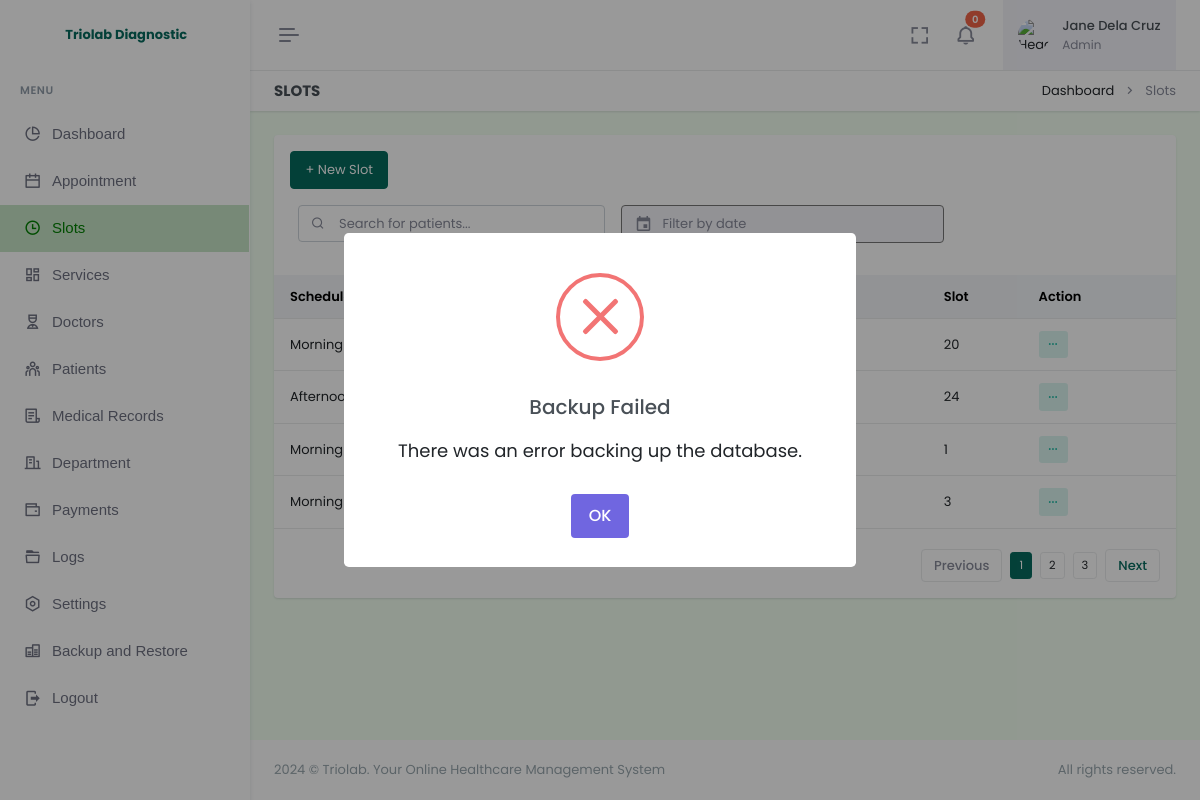
Before: /admin/slots.php (signed in) with the older database file.
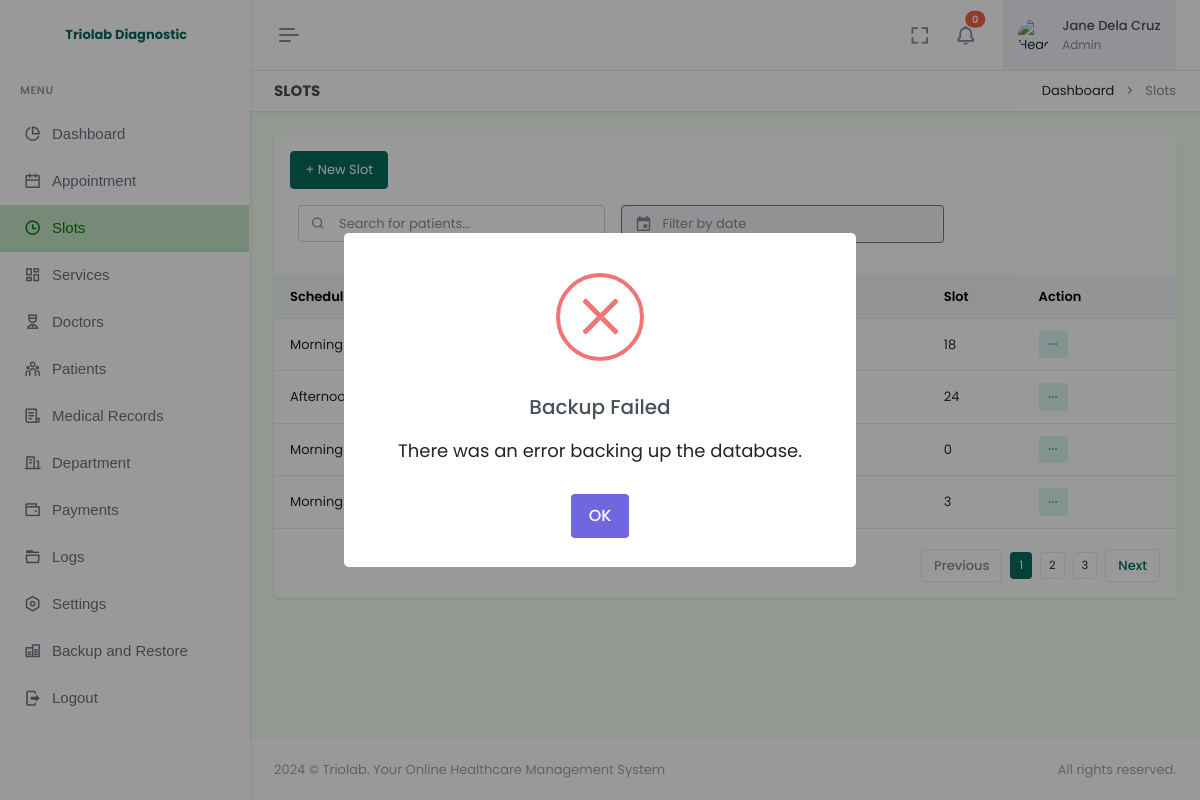
After: the same page with the newer database file.
### tables this page shows
CREATE TABLE `appointment_slots` (
  `id` int(11) NOT NULL AUTO_INCREMENT,
  `schedule` varchar(255) NOT NULL,
  `date` varchar(255) NOT NULL,
  `slot` varchar(255) NOT NULL,
  `is_archive` tinyint(4) NOT NULL DEFAULT 0,
  PRIMARY KEY (`id`)
);

### admin/slots.php (the view, shortened to what the changed rows need)
<!doctype html>
<html lang="en" data-layout="vertical" data-topbar="light" data-sidebar="light" data-sidebar-size="lg" data-sidebar-image="none" data-preloader="disable" data-theme="default" data-theme-colors="green">
<head>
    <link rel="stylesheet" href="https://cdn.jsdelivr.net/npm/flatpickr/dist/flatpickr.min.css">
    <link href="assets/css/bootstrap.min.css" rel="stylesheet" type="text/css" />
    <link href="assets/css/icons.min.css" rel="stylesheet" type="text/css" />
    <link href="assets/css/app.min.css" rel="stylesheet" type="text/css" />
    <link href="assets/css/custom.min.css" rel="stylesheet" type="text/css" />
    <link rel="stylesheet" href="assets/css/sweetalert.css">
</head>
<body style="background-color: #F2FFF1">
    <div id="layout-wrapper">
        <?php require "header.php"; ?>
        <div class="main-content">
            <div class="page-content">
                <div class="container-fluid">
                    <div class="row">
                        <div class="col-12">
                            <div class="card">
                                <div class="card-body">
                                    <div class="listjs-table" id="customerList">
                                        <div class="table-responsive table-card mt-3 mb-1">
                                            <table class="table align-middle table-nowrap" id="customerTable">
                                                <thead class="table-light">
                                                    <tr>
                                                        <th>Schedule</th>
                                                        <th>Date</th>
                                                        <th>Slot</th>
                                                        <th>Action</th>
                                                    </tr>
                                                </thead>
                                                <tbody class="list">
                                                    <?php
                                                    $selectSlot = $pdo->query("SELECT * FROM appointment_slots WHERE is_archive = 0");
                                                    if ($selectSlot->rowCount() > 0) {
                                                        while ($row = $selectSlot->fetch(PDO::FETCH_ASSOC)) {
                                                            $dateString = $row['date'];
                                                            $formattedDate = date("F j, Y \a\\t g:i a", strtotime($dateString));
                                                    ?>
                                                            <tr>
                                                                <td><?= $row['schedule']; ?></td>
                                                                <td><?= $formattedDate; ?></td>
                                                                <td><?= $row['slot']; ?></td>
                                                                <td>
                                                                    <div class="dropdown d-inline-block">
                                                                        <button class="btn btn-soft-success btn-sm dropdown" type="button" data-bs-toggle="dropdown" aria-expanded="false">
                                                                            <i class="ri-more-fill align-middle"></i>
                                                                        </button>
                                                                    </div>
                                                                </td>
                                                            </tr>
                                                        <?php
                                                        }
                                                    }
                                                    ?>
                                                </tbody>
                                            </table>
                                        </div>
                                    </div>
                                </div>
                            </div>
                        </div>
                    </div>
                </div>
            </div>
        </div>
    </div>
</body>
</html>

Changed rows visible on the page:
changed appointment_slots (number 1 of 4 on the later page): slot "20" → "18"
changed appointment_slots (number 3 of 4 on the later page): slot "1" → "0"
